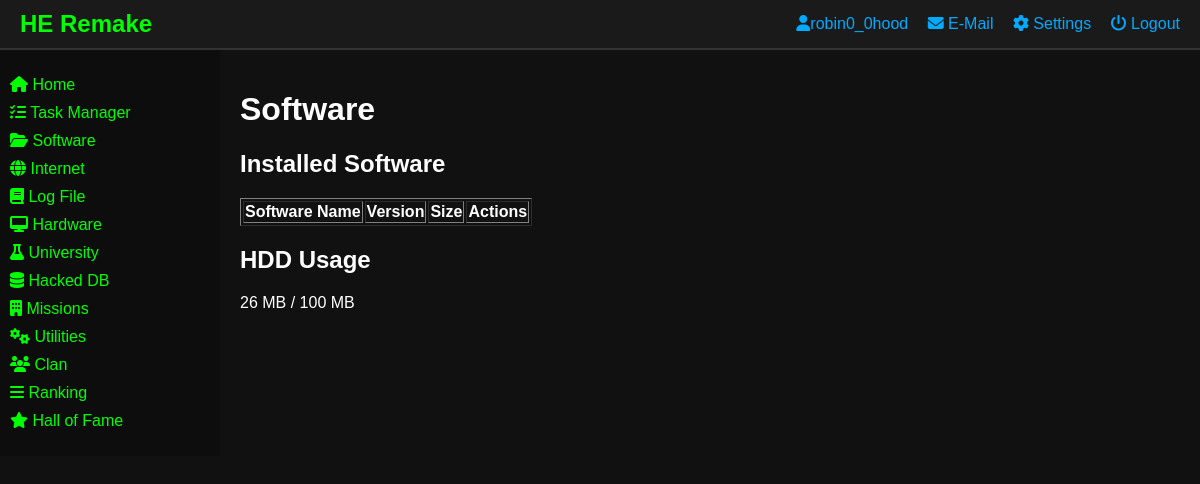
Before: /software/ (signed in) with the older database file.
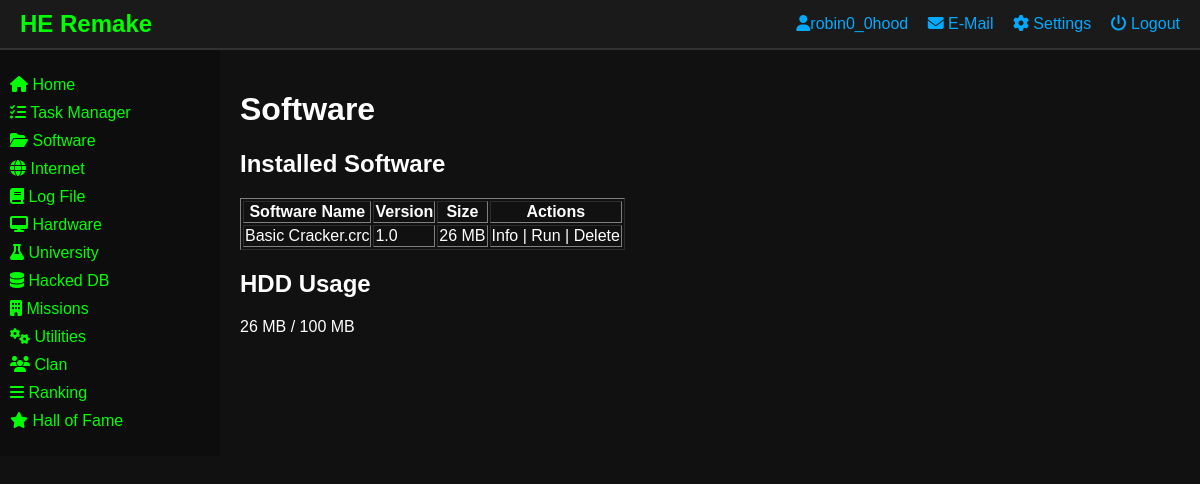
After: the same page with the newer database file.
### app/models.py (models this page shows)
class User(Base):
    __tablename__ = "users"
    id = Column(Integer, primary_key=True, index=True)
    username = Column(String, unique=True, index=True, nullable=False)
    email = Column(String, unique=True, index=True, nullable=False)
    hashed_password = Column(String, nullable=False)
    computer = relationship("Computer", back_populates="user", uselist=False, cascade="all, delete-orphan")

class Computer(Base):
    __tablename__ = "computers"
    id = Column(Integer, primary_key=True, index=True)
    user_id = Column(Integer, ForeignKey("users.id"), nullable=False, unique=True)
    cpu = Column(Integer, default=1)  # Number of CPU cores
    ram = Column(Integer, default=1024)  # RAM in MB
    storage = Column(Integer, default=100)  # Storage in MB
    internet_speed = Column(Integer, default=1)  # Internet speed in Mbps
    money = Column(Integer, default=0)  # User's money balance
    reputation = Column(Integer, default=0)  # User's reputation score
    user = relationship("User", back_populates="computer")
    ip_addresses = relationship("IPAddress", back_populates="computer", cascade="all, delete-orphan")
    installed_software = relationship("InstalledSoftware", back_populates="computer", cascade="all, delete-orphan")

class InstalledSoftware(Base):
    __tablename__ = "installed_software"
    id = Column(Integer, primary_key=True, index=True)
    computer_id = Column(Integer, ForeignKey("computers.id"), nullable=False)
    software_id = Column(Integer, ForeignKey("software.id"), nullable=False)
    computer = relationship("Computer", back_populates="installed_software")
    software = relationship("Software", back_populates="installed_on")

class Software(Base):
    __tablename__ = "software"
    id = Column(Integer, primary_key=True, index=True)
    name = Column(String, unique=True, index=True, nullable=False)
    version = Column(String, default="1.0")
    size = Column(Integer, nullable=False)
    software_type = Column(String, nullable=False)
    installed_on = relationship("InstalledSoftware", back_populates="software", cascade="all, delete-orphan")

### app/routes/software.py (the view)
@router.get("/")
def software_page(request: Request, db: Session = Depends(get_db)):
    user_id = request.session.get("user_id")
    if not user_id:
        return RedirectResponse(url="/auth/login", status_code=302)
    user = db.query(User).filter(User.id == user_id).first()
    computer = db.query(Computer).filter(Computer.user_id == user_id).first()
    installed_software = db.query(InstalledSoftware).filter(InstalledSoftware.computer_id == computer.id).all()
    return templates.TemplateResponse(
        "software.html",
        {
            "request": request,
            "user": user,
            "computer": computer,
            "installed_software": installed_software,
        },
    )

### app/templates/software.html
{% extends "layout.html" %}
{% block content %}
<div id="content">
    <h1>Software</h1>
    <h2>Installed Software</h2>
    <table border="1">
        <thead>
            <tr>
                <th>Software Name</th>
                <th>Version</th>
                <th>Size</th>
                <th>Actions</th>
            </tr>
        </thead>
        <tbody>
            {% for installed in installed_software %}
            <tr>
                <td>{{ installed.software.name }}</td>
                <td>{{ installed.software.version }}</td>
                <td>{{ installed.software.size }} MB</td>
                <td>Info | Run | Delete</td>
            </tr>
            {% endfor %}
        </tbody>
    </table>
    <h2>HDD Usage</h2>
    <p>26 MB / {{ computer.storage }} MB</p>
</div>
{% endblock %}

### app/templates/layout.html (shortened to what this page needs)
<!DOCTYPE html>
<html lang="en">
<head>
    <link rel="stylesheet" href="/static/css/style.css">
    <link rel="stylesheet" href="https://cdnjs.cloudflare.com/ajax/libs/font-awesome/6.5.0/css/all.min.css">
</head>
<body>
    <div class="top-nav">
        <div class="title-left">
            <h1>HE Remake</h1>
        </div>
        <div class="user-nav-right">
            <a href="#"><i class="fa fa-user"></i>{{ user.username }}</a>
            <a href="#"><i class="fa fa-envelope"></i> E-Mail</a>
            <a href="#"><i class="fa fa-cog"></i> Settings</a>
            <a href="/auth/logout"><i class="fa fa-power-off"></i> Logout</a>
        </div>
    </div>
    <div class="container">
        <div class="sidebar">
            <ul>
                <li><a href="/home/"><i class="fa fa-home"></i> Home</a></li>
                <li><a href="#"><i class="fa fa-tasks"></i> Task Manager</a></li>
                <li><a href="/software/"><i class="fa fa-folder-open"></i> Software</a></li>
                <li><a href="/internet/"><i class="fa fa-globe"></i> Internet</a></li>
                <li><a href="#"><i class="fa fa-book"></i> Log File</a></li>
                <li><a href="#"><i class="fa fa-desktop"></i> Hardware</a></li>
                <li><a href="#"><i class="fa fa-flask"></i> University</a></li>
                <li><a href="#"><i class="fa fa-database"></i> Hacked DB</a></li>
                <li><a href="#"><i class="fa fa-building"></i> Missions</a></li>
                <li><a href="#"><i class="fa fa-cogs"></i> Utilities</a></li>
                <li><a href="#"><i class="fa fa-users"></i> Clan</a></li>
                <li><a href="#"><i class="fa fa-bars"></i> Ranking</a></li>
                <li><a href="#"><i class="fa fa-star"></i> Hall of Fame</a></li>
            </ul>
        </div>
        <div class="main-content">
            {% block content %}{% endblock %}
        </div>
    </div>
</body>
</html>

### app/static/css/style.css (style rules this page uses)
body { margin: 0; font-family: Arial, sans-serif; background-color: #111; color: #fff; }
.top-nav { display: flex; justify-content: space-between; align-items: center; background-color: #1a1a1a; padding: 10px 20px; border-bottom: 2px solid #333; }
.top-nav .title-left h1 { color: #00ff00; margin: 0; font-size: 24px; }
.user-nav-right a { color: #00aaff; margin-left: 15px; text-decoration: none; }
.container { display: flex; }
.sidebar { width: 200px; background-color: #0d0d0d; padding: 10px; }
.sidebar ul { list-style: none; padding: 0; }
.sidebar li { margin: 10px 0; }
.sidebar a { color: #00ff00; text-decoration: none; display: block; }
.main-content { flex: 1; padding: 20px; }

Changed rows visible on the page:
now on this page (row edited): InstalledSoftware: software.name "Basic Cracker.crc", software.version "1.0", software.size "26"
